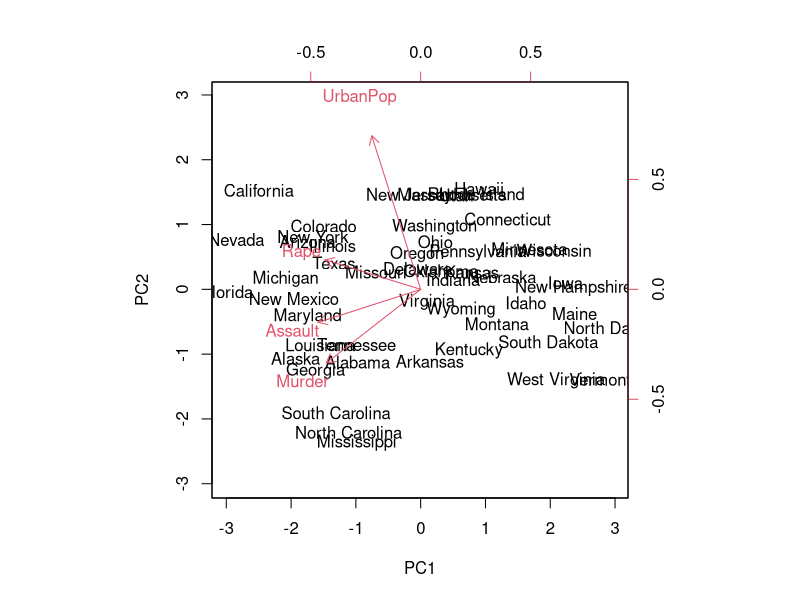
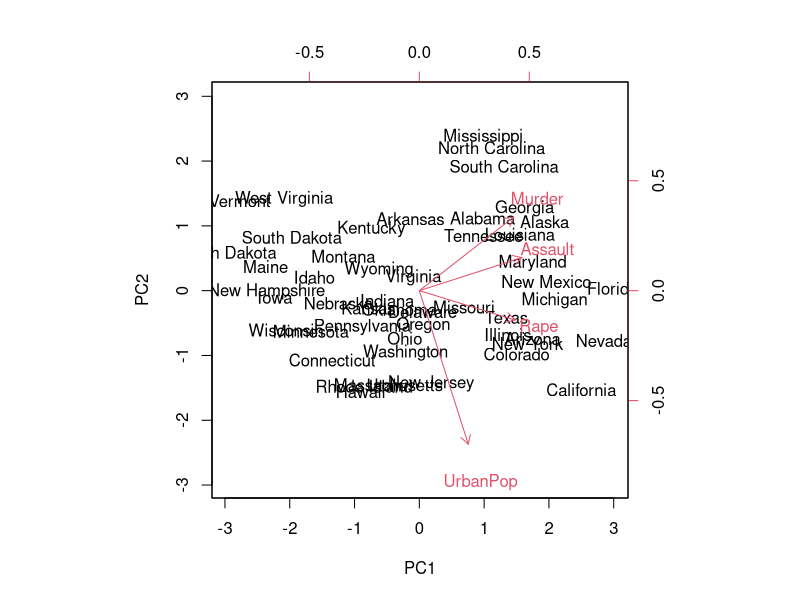
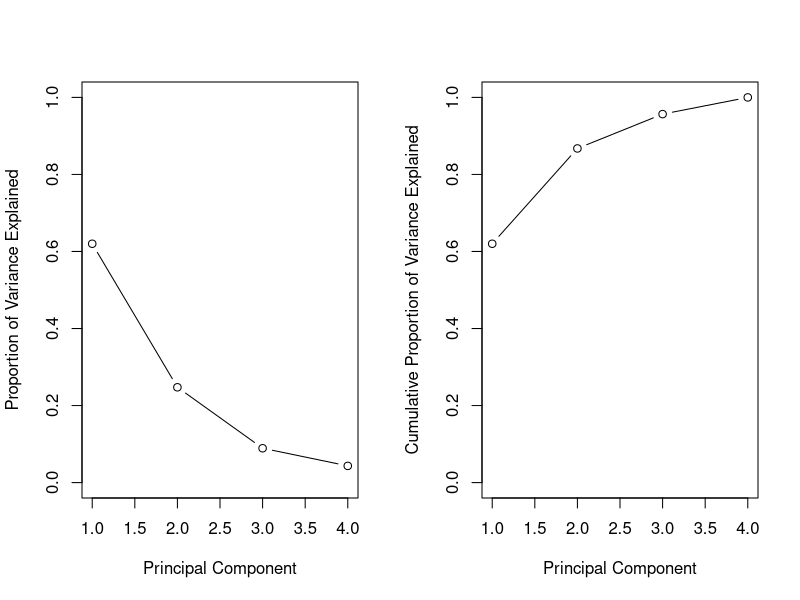
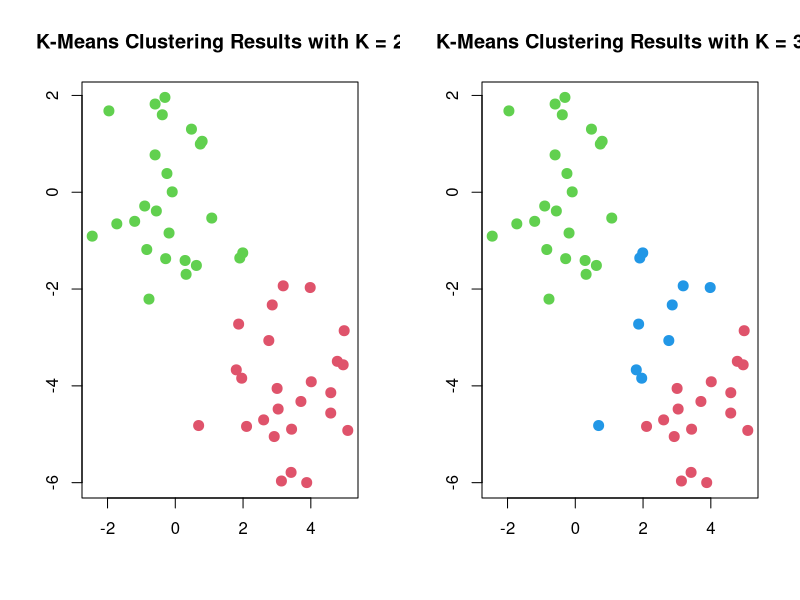
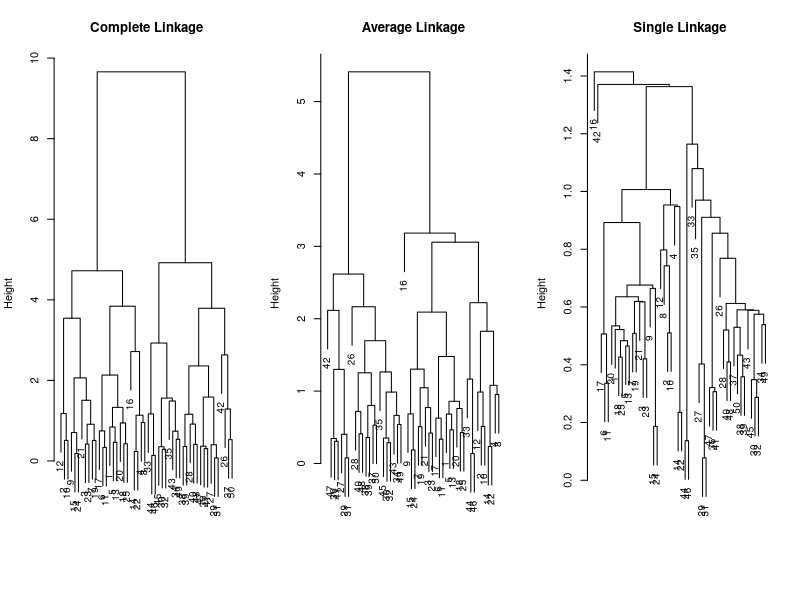
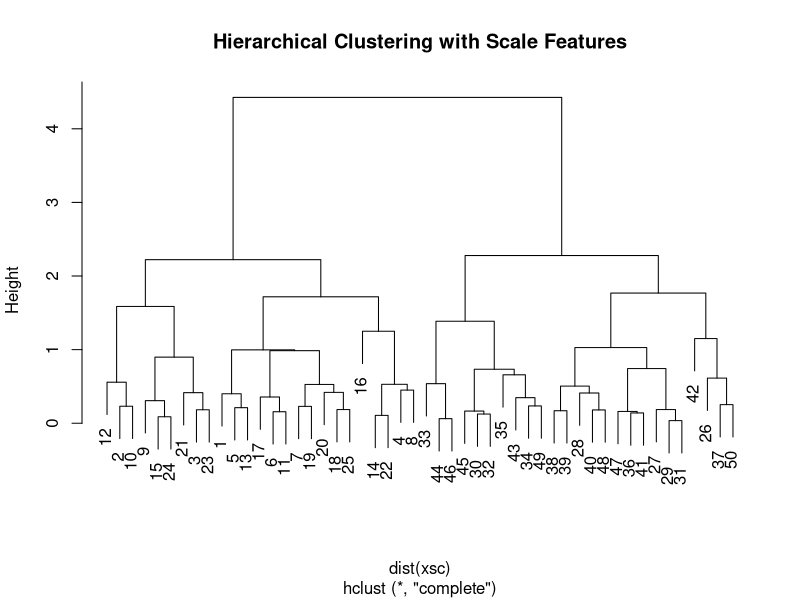
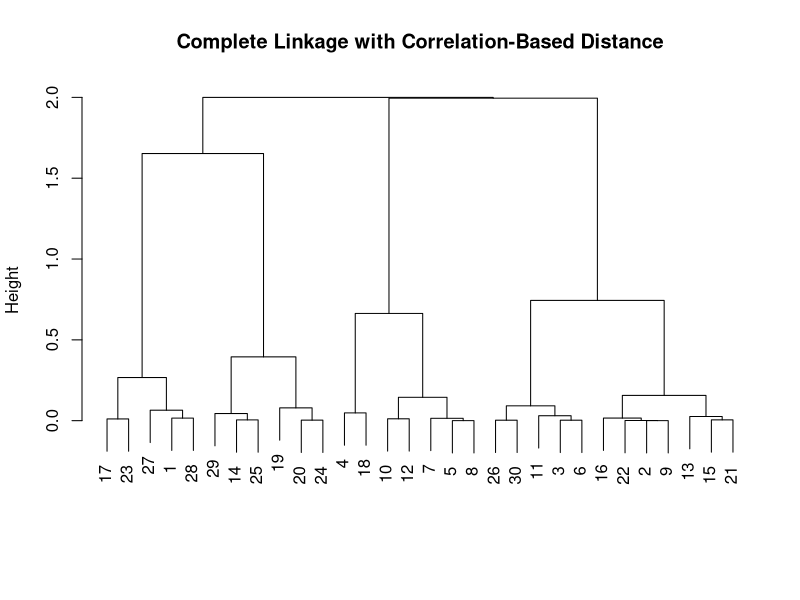

Write the R code that produced these figures, in order.
## ---- chunk 1
#| echo: false
#| output: false
library(tidyverse)
## ---- chunk 2
#| output: false
(states <- row.names(USArrests))

names(USArrests)

round(apply(USArrests, 2, mean), 2)

round(apply(USArrests, 2, var), 2)

pr.out <- prcomp(USArrests, scale = T)

names(pr.out)

pr.out$center
pr.out$scale
pr.out$rotation

dim(pr.out$x)

biplot(pr.out, scale = 0)

pr.out$rotation = -pr.out$rotation
pr.out$x = -pr.out$x
biplot(pr.out, scale = 0)

pr.out$sdev

(pr.var <- pr.out$sdev^2)

(pve <- pr.var / sum(pr.var))

par(mfrow = c(1, 2))
plot(pve, 
     xlab = "Principal Component",
     ylab = "Proportion of Variance Explained",
     ylim = c(0, 1),
     type = "b")
plot(cumsum(pve),
     xlab = "Principal Component",
     ylab = "Cumulative Proportion of Variance Explained",
     ylim = c(0, 1),
     type = "b")

a <- c(1, 2, 8, -3)
cumsum(a)
## ---- chunk 3
set.seed(2)
x <- matrix(rnorm(50 * 2), ncol = 2)
x[1:25, 1] <- x[1:25, 1] + 3
x[1:25, 2] <- x[1:25, 2] - 4

km.out <- kmeans(x, 2, nstart = 20)

km.out$cluster

par(mfrow = c(1, 2))
plot(x, col = (km.out$cluster + 1),
     main = "K-Means Clustering Results with K = 2",
     xlab = "", ylab = "", pch = 20, cex = 2)

set.seed(4)
(km.out <- kmeans(x, 3, nstart = 20))
plot(x, col = (km.out$cluster + 1),
     main = "K-Means Clustering Results with K = 3",
     xlab = "", ylab = "", pch = 20, cex = 2)

set.seed(4)
km.out <- kmeans(x, 3, nstart = 1)
km.out$tot.withinss
km.out <- kmeans(x, 3, nstart = 20)
km.out$tot.withinss
## ---- chunk 4
hc.complete <- hclust(dist(x), method = "complete")
hc.average <- hclust(dist(x), method = "average")
hc.single <- hclust(dist(x), method = "single")

par(mfrow = c(1, 3))
plot(hc.complete, main = "Complete Linkage",
     xlab = "", sub = "", cex = 0.9)
plot(hc.average, main = "Average Linkage",
     xlab = "", sub = "", cex = 0.9)
plot(hc.single, main = "Single Linkage",
     xlab = "", sub = "", cex = 0.9)

cutree(hc.complete, 2)
cutree(hc.average, 2)
cutree(hc.single, 2)

cutree(hc.single, 4)

par(mfrow = c(1, 1))
xsc <- scale(x)
plot(hclust(dist(xsc), method = "complete"),
     main = "Hierarchical Clustering with Scale Features")

x <- matrix(rnorm(30 * 3), ncol = 3)
dd <- as.dist(1 - cor(t(x)))
plot(hclust(dd, method = "complete"),
     main = "Complete Linkage with Correlation-Based Distance",
     xlab = "", sub = "")
